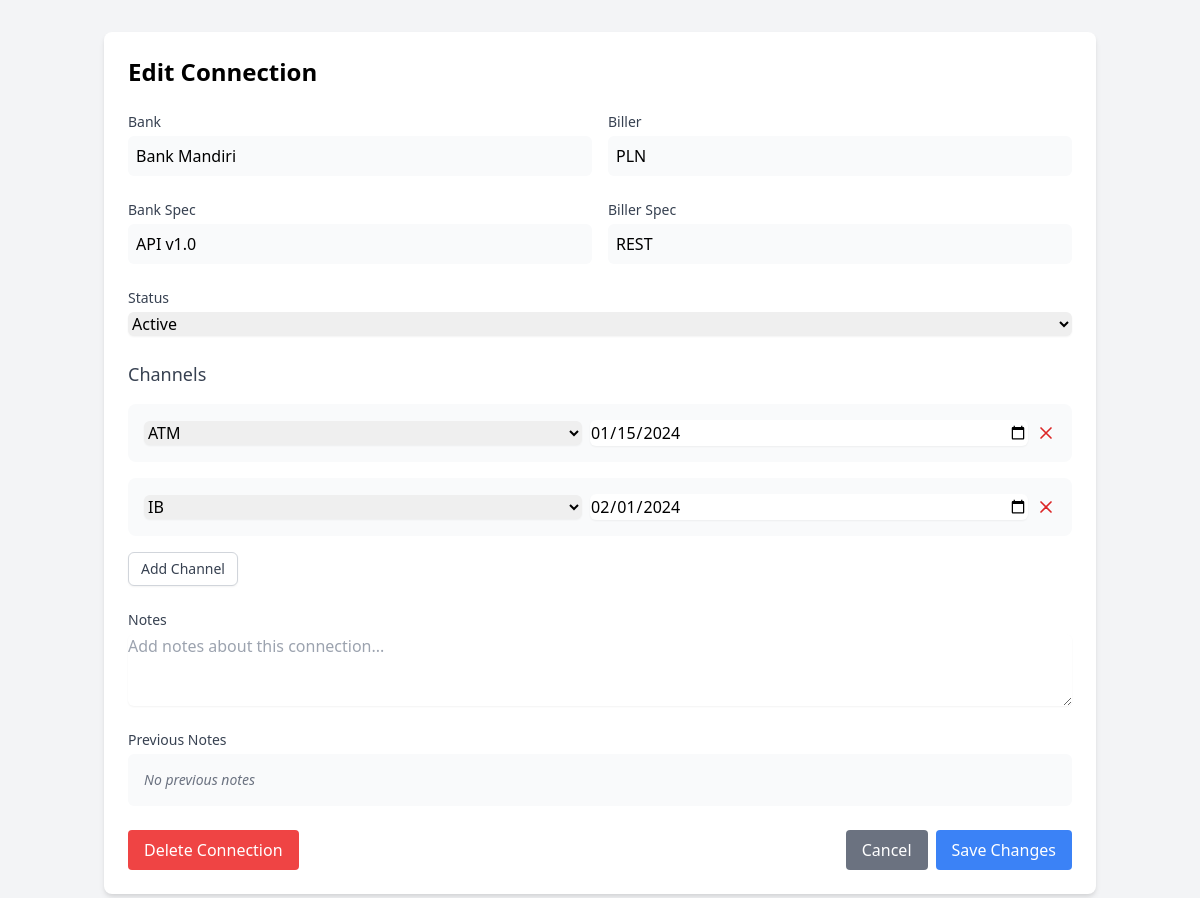
The page /edit_connection.php?id=1 (signed in) on the database its author committed.
### tables this page shows
CREATE TABLE `prima_data` (
    `id` int(11) NOT NULL AUTO_INCREMENT,
    `bank_id` int(11) NOT NULL,
    `biller_id` int(11) NOT NULL,
    `bank_spec_id` int(11) NOT NULL,
    `biller_spec_id` int(11) NOT NULL,
    `date_live` date NOT NULL,
    `status` enum('active','inactive') NOT NULL DEFAULT 'active',
    `notes` TEXT DEFAULT NULL,
    `created_by` INT NOT NULL,
    `updated_by` INT NOT NULL,
    `created_at` TIMESTAMP DEFAULT CURRENT_TIMESTAMP,
    `updated_at` TIMESTAMP DEFAULT CURRENT_TIMESTAMP ON UPDATE CURRENT_TIMESTAMP,
    PRIMARY KEY (`id`),
    FOREIGN KEY (bank_id) REFERENCES banks(id),
    FOREIGN KEY (biller_id) REFERENCES billers(id),
    FOREIGN KEY (bank_spec_id) REFERENCES specs(id),
    FOREIGN KEY (biller_spec_id) REFERENCES specs(id),
    FOREIGN KEY (created_by) REFERENCES users(id),
    FOREIGN KEY (updated_by) REFERENCES users(id)
);

CREATE TABLE `banks` (
    `id` int(11) NOT NULL AUTO_INCREMENT,
    `name` varchar(255) NOT NULL,
    `spec_id` INT NOT NULL,
    `created_by` INT NOT NULL,
    `created_at` TIMESTAMP DEFAULT CURRENT_TIMESTAMP,
    PRIMARY KEY (`id`),
    FOREIGN KEY (spec_id) REFERENCES specs(id),
    FOREIGN KEY (created_by) REFERENCES users(id)
);

CREATE TABLE `billers` (
    `id` int(11) NOT NULL AUTO_INCREMENT,
    `name` varchar(255) NOT NULL,
    `spec_id` INT NOT NULL,
    `created_by` INT NOT NULL,
    `created_at` TIMESTAMP DEFAULT CURRENT_TIMESTAMP,
    PRIMARY KEY (`id`),
    FOREIGN KEY (spec_id) REFERENCES specs(id),
    FOREIGN KEY (created_by) REFERENCES users(id)
);

CREATE TABLE `specs` (
    `id` int(11) NOT NULL AUTO_INCREMENT,
    `name` varchar(255) NOT NULL,
    `created_by` INT NOT NULL,
    `created_at` TIMESTAMP DEFAULT CURRENT_TIMESTAMP,
    PRIMARY KEY (`id`),
    FOREIGN KEY (created_by) REFERENCES users(id)
);

CREATE TABLE `connection_channels` (
    `id` int(11) NOT NULL AUTO_INCREMENT,
    `prima_data_id` int(11) NOT NULL,
    `channel_id` int(11) NOT NULL,
    `date_live` date NOT NULL,
    `status` enum('active','inactive') NOT NULL DEFAULT 'active',
    `created_by` INT NOT NULL,
    `updated_by` INT NOT NULL,
    `created_at` TIMESTAMP DEFAULT CURRENT_TIMESTAMP,
    `updated_at` TIMESTAMP DEFAULT CURRENT_TIMESTAMP ON UPDATE CURRENT_TIMESTAMP,
    PRIMARY KEY (`id`),
    FOREIGN KEY (prima_data_id) REFERENCES prima_data(id),
    FOREIGN KEY (channel_id) REFERENCES channels(id),
    FOREIGN KEY (created_by) REFERENCES users(id),
    FOREIGN KEY (updated_by) REFERENCES users(id)
);

CREATE TABLE `channels` (
    `id` int(11) NOT NULL AUTO_INCREMENT,
    `name` varchar(255) NOT NULL,
    `description` TEXT DEFAULT NULL,
    `created_by` INT NOT NULL,
    `updated_by` INT NOT NULL,
    `created_at` TIMESTAMP DEFAULT CURRENT_TIMESTAMP,
    `updated_at` TIMESTAMP DEFAULT CURRENT_TIMESTAMP ON UPDATE CURRENT_TIMESTAMP,
    PRIMARY KEY (`id`),
    FOREIGN KEY (created_by) REFERENCES users(id),
    FOREIGN KEY (updated_by) REFERENCES users(id)
);

### public/edit_connection.php (the view, shortened to what this page needs)
<?php
$database = new Database();
$pdo = $database->getConnection();
$id = $_GET['id'] ?? 0;
$stmt = $pdo->prepare("SELECT pd.*,
    b.name as bank_name,
    bl.name as biller_name,
    bs.name as bank_spec_name,
    bls.name as biller_spec_name
    FROM prima_data pd
    LEFT JOIN banks b ON pd.bank_id = b.id
    LEFT JOIN billers bl ON pd.biller_id = bl.id
    LEFT JOIN specs bs ON pd.bank_spec_id = bs.id
    LEFT JOIN specs bls ON pd.biller_spec_id = bls.id
    WHERE pd.id = ?");
$stmt->execute([$id]);
$connection = $stmt->fetch(PDO::FETCH_ASSOC);
?>
<!DOCTYPE html>
<html lang="en">
<head>
    <link href="https://cdn.jsdelivr.net/npm/tailwindcss@2.2.19/dist/tailwind.min.css" rel="stylesheet">
</head>
<body class="bg-gray-100">
    <div class="container mx-auto px-4 py-8">
        <div class="bg-white rounded-lg shadow-md p-6">
            <h2 class="text-2xl font-bold mb-6">Edit Connection</h2>
            <form id="editConnectionForm" method="POST" class="space-y-6">
                <div class="grid grid-cols-2 gap-4">
                    <div>
                        <label class="block text-sm font-medium text-gray-700">Bank</label>
                        <div class="mt-1 p-2 bg-gray-50 rounded-md">
                            <?php echo htmlspecialchars($connection['bank_name']); ?>
                        </div>
                    </div>
                    <div>
                        <label class="block text-sm font-medium text-gray-700">Biller</label>
                        <div class="mt-1 p-2 bg-gray-50 rounded-md">
                            <?php echo htmlspecialchars($connection['biller_name']); ?>
                        </div>
                    </div>
                </div>
                <div class="grid grid-cols-2 gap-4">
                    <div>
                        <label class="block text-sm font-medium text-gray-700">Bank Spec</label>
                        <div class="mt-1 p-2 bg-gray-50 rounded-md">
                            <?php echo htmlspecialchars($connection['bank_spec_name']); ?>
                        </div>
                    </div>
                    <div>
                        <label class="block text-sm font-medium text-gray-700">Biller Spec</label>
                        <div class="mt-1 p-2 bg-gray-50 rounded-md">
                            <?php echo htmlspecialchars($connection['biller_spec_name']); ?>
                        </div>
                    </div>
                </div>
                <div>
                    <label class="block text-sm font-medium text-gray-700">Status</label>
                    <select name="status" class="mt-1 block w-full rounded-md border-gray-300 shadow-sm" required>
                        <option value="active" <?php echo $connection['status'] == 'active' ? 'selected' : ''; ?>>Active</option>
                    </select>
                </div>
                <div class="mt-6">
                    <h4 class="text-lg font-medium text-gray-700 mb-4">Channels</h4>
                    <div id="channelContainer" class="space-y-4">
                        <?php
                        $stmt = $pdo->prepare("
                            SELECT cc.*, ch.name as channel_name
                            FROM connection_channels cc
                            JOIN channels ch ON cc.channel_id = ch.id
                            WHERE cc.prima_data_id = ?
                            ORDER BY cc.date_live
                        ");
                        $stmt->execute([$id]);
                        $existing_channels = $stmt->fetchAll(PDO::FETCH_ASSOC);
                        $stmt = $pdo->query("SELECT * FROM channels ORDER BY name");
                        $all_channels = $stmt->fetchAll(PDO::FETCH_ASSOC);
                        foreach ($existing_channels as $channel): ?>
                            <div class="channel-entry bg-gray-50 p-4 rounded-lg">
                                <div class="flex items-center justify-between">
                                    <div class="flex-1">
                                        <select name="channels[]" class="w-full rounded-md border-gray-300 shadow-sm mr-2">
                                            <?php foreach ($all_channels as $ch): ?>
                                                <option value="<?php echo $ch['id']; ?>"
                                                    <?php echo $ch['id'] == $channel['channel_id'] ? 'selected' : ''; ?>>
                                                    <?php echo htmlspecialchars($ch['name']); ?>
                                                </option>
                                            <?php endforeach; ?>
                                        </select>
                                    </div>
                                    <div class="flex-1 ml-2">
                                        <input type="date" name="channel_dates[]"
                                            value="<?php echo $channel['date_live']; ?>"
                                            class="w-full rounded-md border-gray-300 shadow-sm"
                                            required>
                                    </div>
                                    <button type="button" onclick="removeChannel(this)"
                                            class="ml-2 text-red-600 hover:text-red-800">
                                        <svg class="w-5 h-5" fill="none" stroke="currentColor" viewBox="0 0 24 24">
                                            <path stroke-linecap="round" stroke-linejoin="round" stroke-width="2" d="M6 18L18 6M6 6l12 12"/>
                                        </svg>
                                    </button>
                                </div>
                            </div>
                        <?php endforeach; ?>
                    </div>
                    <button type="button" onclick="addChannel()"
                            class="mt-4 inline-flex items-center px-3 py-2 border border-gray-300 shadow-sm text-sm leading-4 font-medium rounded-md text-gray-700 bg-white hover:bg-gray-50">
                        Add Channel
                    </button>
                </div>
                <div>
                    <label class="block text-sm font-medium text-gray-700">Notes</label>
                    <textarea name="notes" id="notesInput" rows="3"
                        class="mt-1 block w-full rounded-md border-gray-300 shadow-sm"
                        placeholder="Add notes about this connection..."></textarea>
                </div>
                <div class="mt-4">
                    <label class="block text-sm font-medium text-gray-700">Previous Notes</label>
                    <div class="mt-1 p-4 bg-gray-50 rounded-md space-y-2 max-h-40 overflow-y-auto">
                    <?php
                        $notes_sql = "SELECT al.notes, al.created_at, u.username
                                      FROM activity_logs al
                                      JOIN users u ON al.user_id = u.id
                                      WHERE al.record_id = ?
                                      AND al.table_name = 'prima_data'
                                      AND al.notes IS NOT NULL
                                      AND al.notes != 'No notes added'
                                      ORDER BY al.created_at DESC";
                        $notes_stmt = $pdo->prepare($notes_sql);
                        $notes_stmt->execute([$id]);
                        $previous_notes = $notes_stmt->fetchAll(PDO::FETCH_ASSOC);
                        if (!empty($previous_notes)):
                            foreach ($previous_notes as $note): ?>
                                <div class="text-sm border-l-4 border-blue-500 pl-3 mb-3">
                                    <p class="text-gray-700"><?php echo htmlspecialchars($note['notes']); ?></p>
                                    <p class="text-xs text-gray-500 mt-1">
                                        By <?php echo htmlspecialchars($note['username']); ?>
                                        on <?php echo date('Y-m-d H:i', strtotime($note['created_at'])); ?>
                                    </p>
                                </div>
                        <?php
                            endforeach;
                        else: ?>
                            <p class="text-gray-500 text-sm italic">No previous notes</p>
                        <?php endif; ?>
                    </div>
                </div>
                <div class="flex justify-between">
                    <button type="button" onclick="deleteConnection(<?php echo $id; ?>)"
                        class="px-4 py-2 bg-red-500 text-white rounded hover:bg-red-600">
                        Delete Connection
                    </button>
                    <div class="flex space-x-2">
                        <a href="index.php" class="px-4 py-2 bg-gray-500 text-white rounded hover:bg-gray-600">Cancel</a>
                        <button type="submit" class="px-4 py-2 bg-blue-500 text-white rounded hover:bg-blue-600">Save Changes</button>
                    </div>
                </div>
            </form>
        </div>
    </div>
</body>
</html>

### rows shown on the page
prima_data: bank.name "Bank Mandiri", biller.name "PLN", bank_spec.name "API v1.0", biller_spec.name "REST", status "Active"
connection_channels: channel.name "ATM", date_live "01/15/2024"
connection_channels: channel.name "IB", date_live "02/01/2024"
